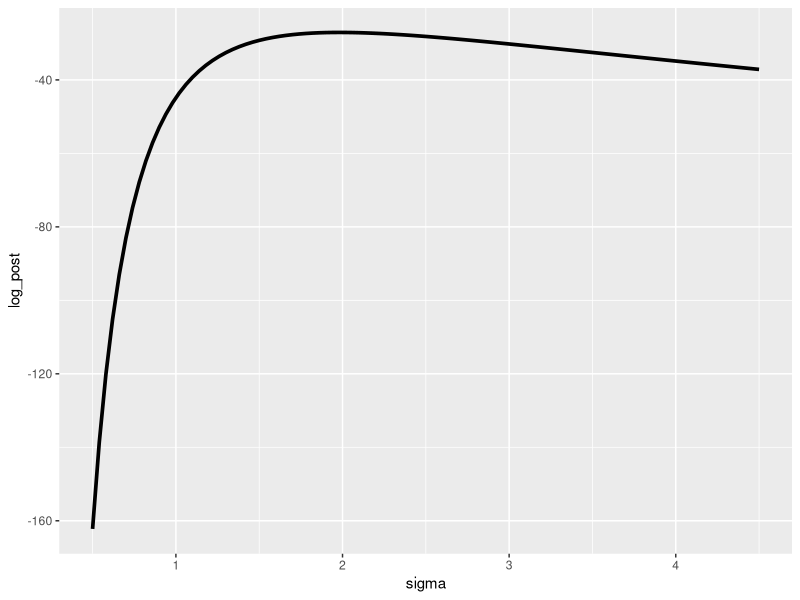
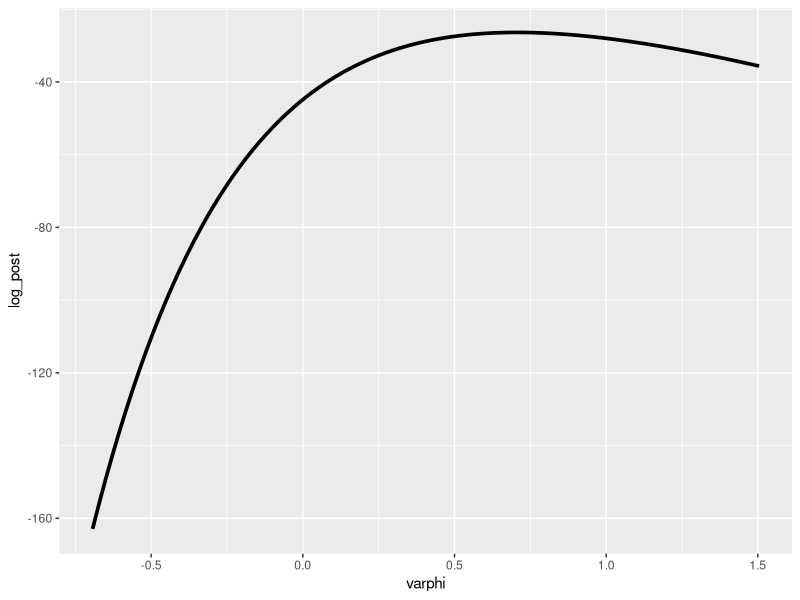
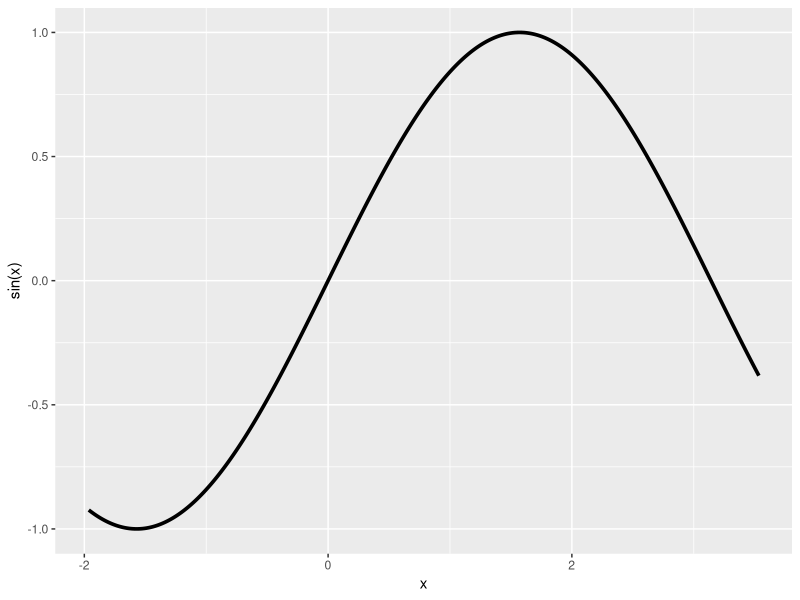
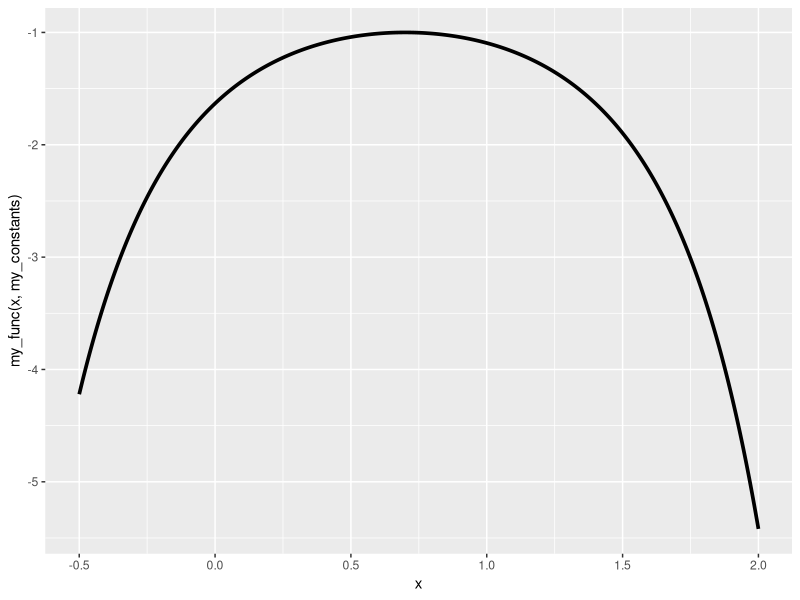
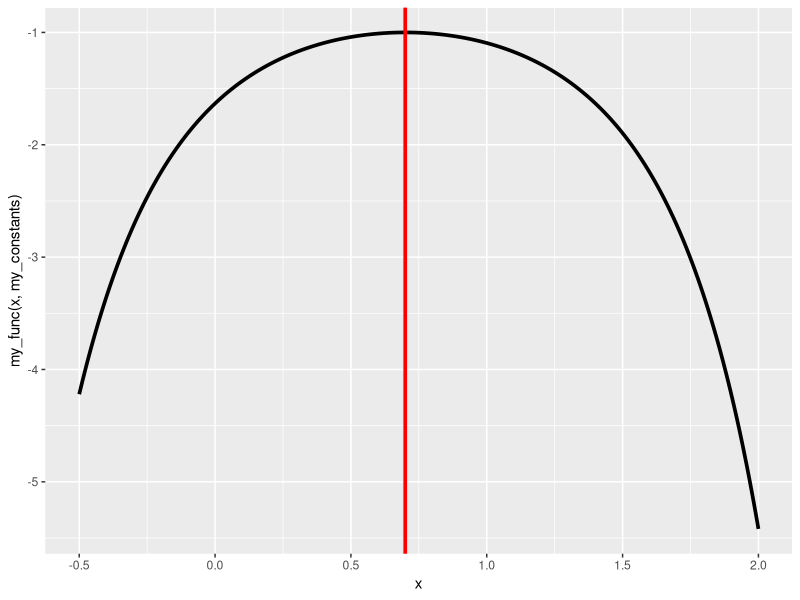
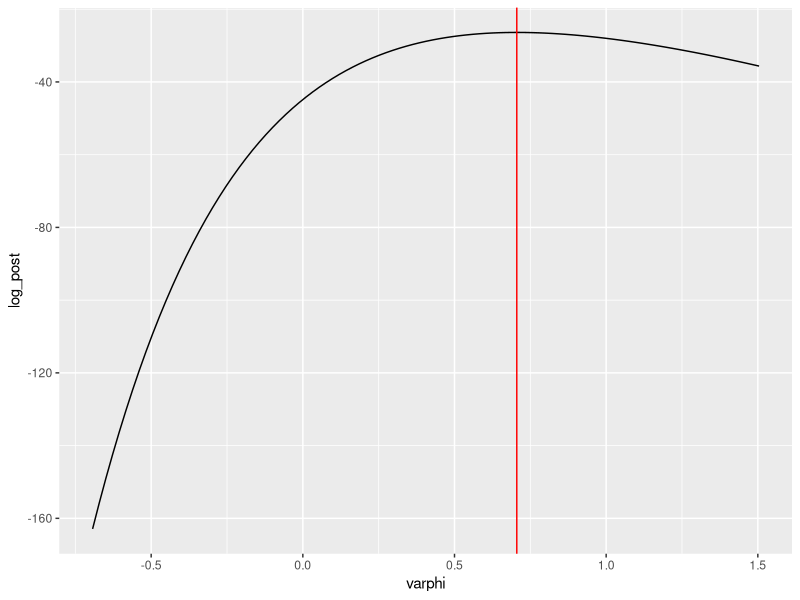

The R source for these figures, in order:
## ---- chunk 1
knitr::opts_chunk$set(echo = TRUE)
## ---- chunk 2
library(tidyverse)
## ---- chunk 3
qnorm(p = 0.75, mean = 125, sd = 5)

qnorm(p = 0.25, mean = 125, sd = 5)
## ---- chunk 4
pnorm(q=117,mean=125,sd=5)
## ---- chunk 5
N =5^2*(1/2^2-1/5^2)
ceiling(N)
## ---- chunk 6
N= 5^2*(1/0.5^2 -1/5^2)
N
## ---- chunk 7
N=15^2/3^2
N
## ---- chunk 8
N <- 21
v <- 4.2
## ---- chunk 9
### set input arguments !!!
log_post_sigma_unnorm <- function(sigma, N, v,lambda)
{
  # your code here
  return (-N*log(sigma)-N*v/(2*sigma^2)-lambda*sigma)
  }
## ---- chunk 10
tibble::tibble(

  sigma = seq(0.5, 4.5, length.out = 101)

) %>% 
   
  mutate(log_post = log_post_sigma_unnorm(sigma, N, v, 0.75)) %>%

  ggplot(mapping = aes(x = sigma, y = log_post)) + 

  geom_line(mapping = aes(group=1),size =1.25)
## ---- chunk 11
### set the input arguments !!!
log_post_varphi_unnorm <- function(varphi, N, v, lambda )
{
  # back-calculate sigma given varphi
  sigma <- exp(varphi)
  
  # calculate the unnormalized log-posterior on sigma
  log_post <- log_post_sigma_unnorm(sigma, N, v, lambda)
  
  # account for the derivative adjustment
  return (log_post+varphi)
}
## ---- chunk 12
tibble::tibble(
  varphi =seq(log(0.5),log(4.5), length.out =101) 
) %>% 
  mutate(log_post = log_post_varphi_unnorm(varphi, N, v, 0.75)) %>%
  ggplot(mapping = aes(x=varphi, y=log_post))+
  geom_line(mapping = aes(group=1),size =1.25)
## ---- chunk 13
tibble::tibble(
  x = seq(-5*pi/8,9*pi/8,length.out =1001)
) %>% 
  ggplot(mapping = aes(x=x, y=sin(x)))+
  geom_line(mapping = aes(group=1),size =1.25)
## ---- chunk 14
opt_sine_01 <- optim( 0,
                      sin,
                     gr =NULL ,
                     method = "Brent" ,
                     lower =-5*pi/8 , upper =9*pi/8 ,
                     hessian = TRUE,
                     control = list(fnscale = -1 ))
opt_sine_01
## ---- chunk 15
my_func <- function( x, constants)
{
  -exp((x - constants$a)^constants$m)
}

my_constants <- list(a=0.7, m=2)
## ---- chunk 16
tibble::tibble(
  x =seq(-0.5, 2, length.out=501)
) %>% 
  ggplot(mapping = aes(x =x , 
                       y =my_func(x,my_constants)))+
  geom_line(mapping = aes(group=1),size =1.25)
## ---- chunk 17
opt_result <- optim( 1.75,
                     my_func,
                    gr =NULL,
                    my_constants,
                    method ="Brent" ,
                    lower = -0.5, upper =2 ,
                    hessian =TRUE ,
                    control = list(fnscale = -1 ))

opt_result
## ---- chunk 18
tibble::tibble(
  x =seq(-0.5, 2, length.out=501)
) %>% 
  ggplot(mapping = aes(x =x , 
                       y =my_func(x,my_constants)))+
  geom_line(mapping = aes(group=1),size =1.25) +
  geom_vline(xintercept =opt_result$par, color =" red",size =1.25)
## ---- chunk 19
varphi_opt_a<- optim( -0.5,
                     log_post_varphi_unnorm,
                    gr =NULL,
                     N,
                     v,
                    lambda = 0.75,
                    method ="BFGS" ,
                    lower = , upper = ,
                    hessian =TRUE ,
                    control = list(fnscale = -1 ))

varphi_opt_a
## ---- chunk 20
varphi_opt_b<- optim( 1.35,
                     log_post_varphi_unnorm,
                    gr =NULL,
                     N,
                     v,
                    lambda = 0.75,
                    method ="BFGS" ,
                    lower = , upper = ,
                    hessian =TRUE ,
                    control = list(fnscale = -1 ))

varphi_opt_b
## ---- chunk 21
tibble::tibble(

  varphi = seq(log(0.5), log(4.5), length.out = 101)

) %>% 
  mutate(log_post = log_post_varphi_unnorm(varphi, N, v, 0.75)) %>%
  ggplot(mapping = aes(x = varphi, y = log_post)) + 
  geom_line() + 
  geom_vline(xintercept = varphi_opt_a$par, color = "red")
